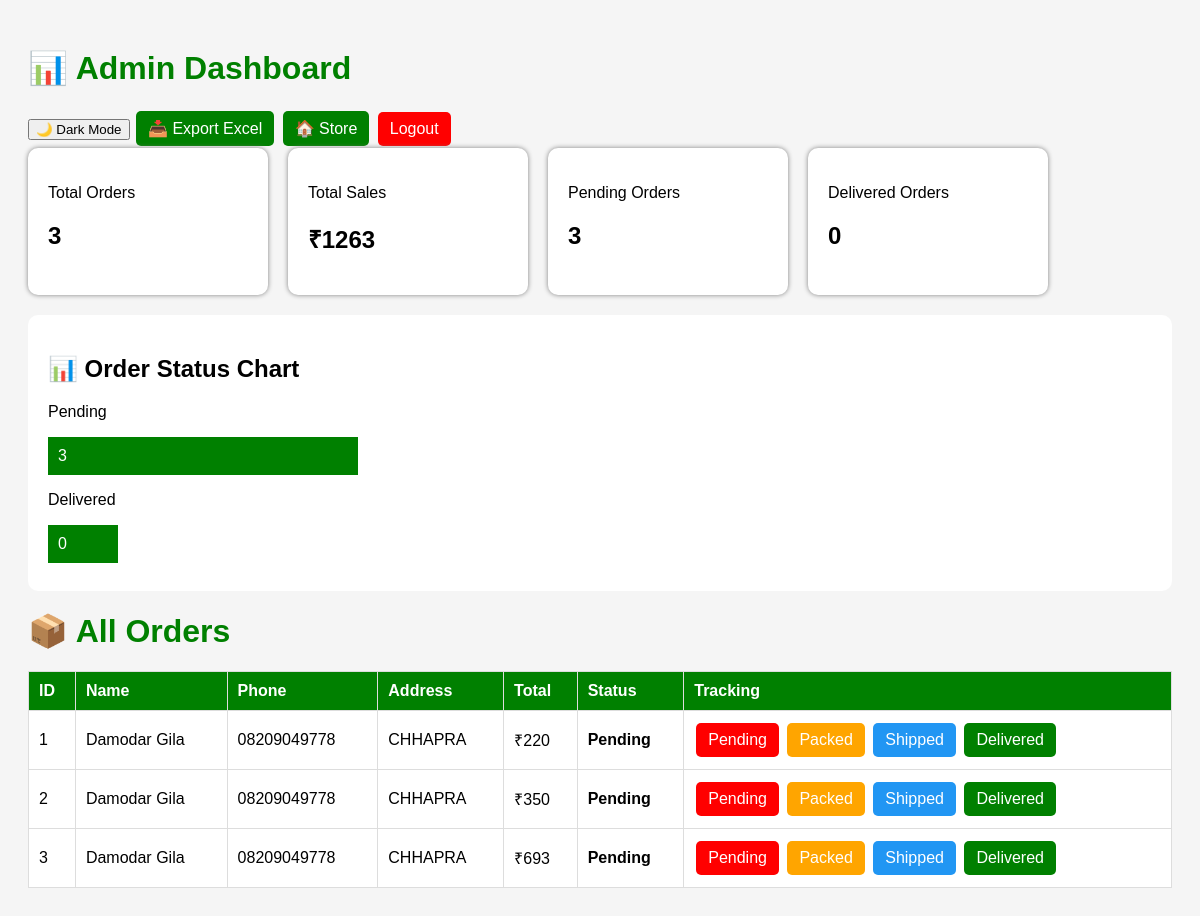
The page /orders (signed in) on the database its author committed.
### tables this page shows
CREATE TABLE orders(
    id INTEGER PRIMARY KEY AUTOINCREMENT,
    customer_name TEXT,
    phone TEXT,
    address TEXT,
    total INTEGER
, payment_method TEXT DEFAULT 'COD', payment_status TEXT DEFAULT 'Pending', gst_amount INTEGER DEFAULT 0, status TEXT DEFAULT 'Pending');

### app.py (the view)
@app.route("/orders")
def orders():
    if "admin" not in session:
        return redirect("/admin_login")
    conn = get_db()
    cursor = conn.cursor()
    cursor.execute("SELECT * FROM orders")
    all_orders = cursor.fetchall()
    total_orders = len(all_orders)
    total_sales = sum(order[4] for order in all_orders)
    pending_orders = 0
    delivered_orders = 0
    for order in all_orders:
        if len(order) > 8 and order[8] == "Delivered":
            delivered_orders += 1
        else:
            pending_orders += 1
    conn.close()
    return render_template(
        "orders.html",
        orders=all_orders,
        total_orders=total_orders,
        total_sales=total_sales,
        pending_orders=pending_orders,
        delivered_orders=delivered_orders
    )

### app.py (called while the page is built)
def get_db():
    return sqlite3.connect("grocery.db")

### templates/orders.html (shortened to what this page needs)
<!DOCTYPE html>
<html>
<head>
</head>
<body>
<h1>📊 Admin Dashboard</h1>
<button onclick="toggleDark()">🌙 Dark Mode</button>
<a class="btn" href="/export_orders">
📥 Export Excel
</a>
<a class="btn" href="/">
🏠 Store
</a>
<a class="btn red" href="/logout">
Logout
</a>
<div class="dashboard">
<div class="box">
<p>Total Orders</p>
<h2>{{ total_orders }}</h2>
</div>
<div class="box">
<p>Total Sales</p>
<h2>₹{{ total_sales }}</h2>
</div>
<div class="box">
<p>Pending Orders</p>
<h2>{{ pending_orders }}</h2>
</div>
<div class="box">
<p>Delivered Orders</p>
<h2>{{ delivered_orders }}</h2>
</div>
</div>
<div class="chart-box">
<h2>📊 Order Status Chart</h2>
<p>Pending</p>
<div class="bar"
style="width:{{ pending_orders * 80 + 50 }}px;">
{{ pending_orders }}
</div>
<p>Delivered</p>
<div class="bar"
style="width:{{ delivered_orders * 80 + 50 }}px;">
{{ delivered_orders }}
</div>
</div>
<h1>📦 All Orders</h1>
<table>
<tr>
<th>ID</th>
<th>Name</th>
<th>Phone</th>
<th>Address</th>
<th>Total</th>
<th>Status</th>
<th>Tracking</th>
</tr>
{% for order in orders %}
<tr>
<td>{{ order[0] }}</td>
<td>{{ order[1] }}</td>
<td>{{ order[2] }}</td>
<td>{{ order[3] }}</td>
<td>₹{{ order[4] }}</td>
<td>
<b>{{ order[8] }}</b>
</td>
<td>
<a class="btn red"
href="/update_status/{{ order[0] }}/Pending">
Pending </a>
<a class="btn orange"
href="/update_status/{{ order[0] }}/Packed">
Packed </a>
<a class="btn blue"
href="/update_status/{{ order[0] }}/Shipped">
Shipped </a>
<a class="btn"
href="/update_status/{{ order[0] }}/Delivered">
Delivered </a>
</td>
</tr>
{% endfor %}
</table>
</body>
</html>

### templates/orders.html (style rules this page uses)
body { font-family:Arial; padding:20px; background:#f5f5f5; }
h1 { color:green; }
.dashboard { display:flex; gap:20px; flex-wrap:wrap; margin-bottom:20px; }
.box { background:white; color:black; padding:20px; border-radius:10px; box-shadow:0 0 5px gray; width:200px; }
.chart-box { background:white; color:black; padding:20px; border-radius:10px; margin-bottom:20px; }
.bar { background:green; color:white; padding:10px; margin:8px 0; }
table { width:100%; border-collapse:collapse; background:white; color:black; }
th,td { border:1px solid #ddd; padding:10px; text-align:left; }
th { background:green; color:white; }
.btn { background:green; color:white; padding:8px 12px; text-decoration:none; border-radius:5px; display:inline-block; margin:2px; }
.red { background:red; }
.orange { background:orange; }
.blue { background:#2196f3; }

### rows shown on the page
orders: id "1", customer_name "Damodar Gila", phone "08209049778", address "CHHAPRA", total "220", status "Pending"
orders: id "2", customer_name "Damodar Gila", phone "08209049778", address "CHHAPRA", total "350", status "Pending"
orders: id "3", customer_name "Damodar Gila", phone "08209049778", address "CHHAPRA", total "693", status "Pending"

### other values the page prints
{{ total_orders }} "3"
{{ total_sales }} "1263"
{{ pending_orders }} "3"
{{ delivered_orders }} "0"
